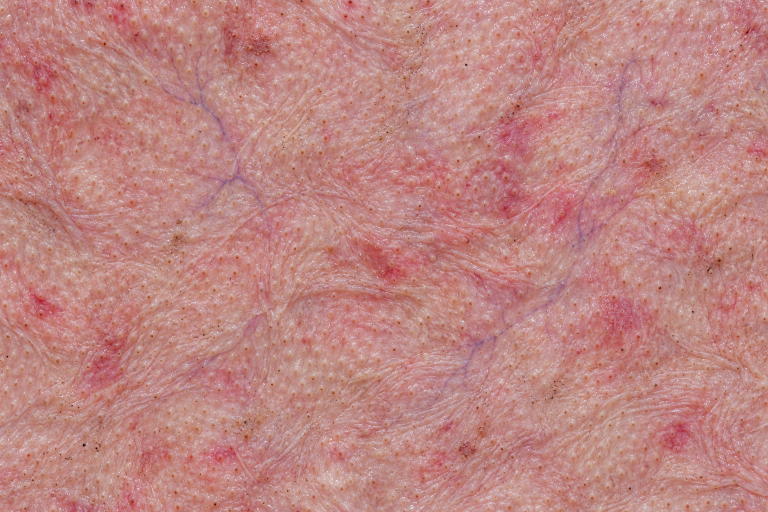
#> input picture assets-src/breath/waders/hide-take1.png, 1536 x 1024 px, found by its file name (shown at 1/2 size)
$ python make-hide.py
#> lines starting #> are read from the running program, lines starting #| are printed output that depends on the picture
"""The waders' skin sheet and its relief, from the one generated picture of bare skin.

Run from the repository root: python3 assets-src/breath/waders/make-hide.py
Reads assets-src/breath/waders/hide-take1.png, writes public/assets/breath/waders/hide.jpg and hide-nh.png.
"""
import numpy as np
from PIL import Image
from scipy.ndimage import gaussian_filter

SRC = 'assets-src/breath/waders/hide-take1.png'
OUT = 'public/assets/breath/waders/hide.jpg'
OUT_NH = 'public/assets/breath/waders/hide-nh.png'
SIZE = 1024
BAND = 96
MEAN = np.array([0.693, 0.585, 0.53])


def smooth(a, b, x):
    t = np.clip((x - a) / (b - a), 0.0, 1.0)
    return t * t * (3.0 - 2.0 * t)


src = np.asarray(Image.open(SRC).convert('RGB')).astype(np.float64) / 255.0
left = (src.shape[1] - SIZE) // 2
#> left = 256
tile = src[:SIZE, left:left + SIZE]
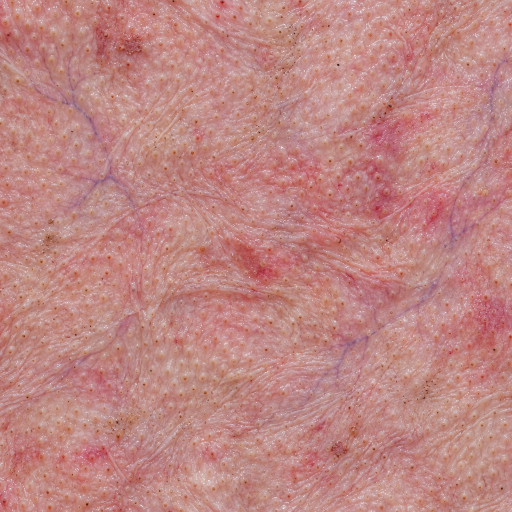
#> tile: shape (1024, 1024, 3) float64 (shown at 1/2 size); mean R, G, B 0.749, 0.526, 0.514

# The large light of the photograph goes, so that a repeat shows no patch.
flat = tile - np.stack([gaussian_filter(tile[..., k], 64, mode='reflect') for k in range(3)], axis=-1)

# Near each edge the picture gives way to itself moved by half its size, which has no seam there.
i = np.arange(SIZE)
edge = np.minimum(i, SIZE - 1 - i)
w = smooth(0.0, BAND, edge)
weight = (w[:, None] * w[None, :])[..., None]
moved = np.roll(flat, (SIZE // 2, SIZE // 2), axis=(0, 1))
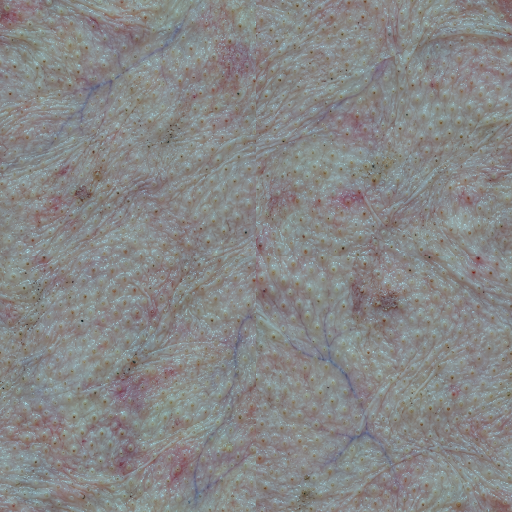
#> moved: shape (1024, 1024, 3) float64 (shown at 1/2 size); mean R, G, B -2.78e-16, -1.51e-16, -1.36e-16; drawn with min black and max white
wrapped = flat * weight + moved * (1.0 - weight)
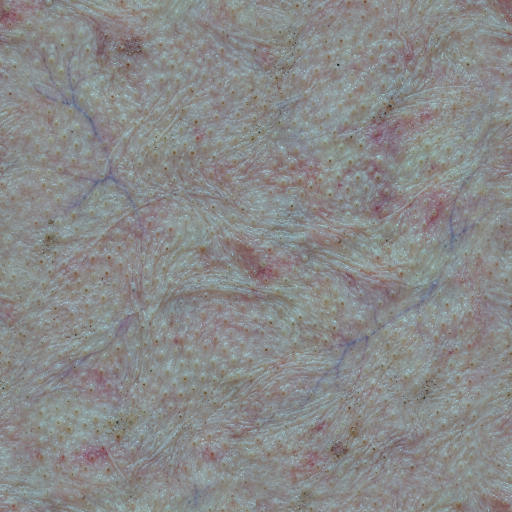
#> wrapped: shape (1024, 1024, 3) float64 (shown at 1/2 size); mean R, G, B -0.000203, -1.78e-05, -0.000409; drawn with min black and max white

sheet = np.clip(wrapped - wrapped.reshape(-1, 3).mean(axis=0) + MEAN, 0.0, 1.0)
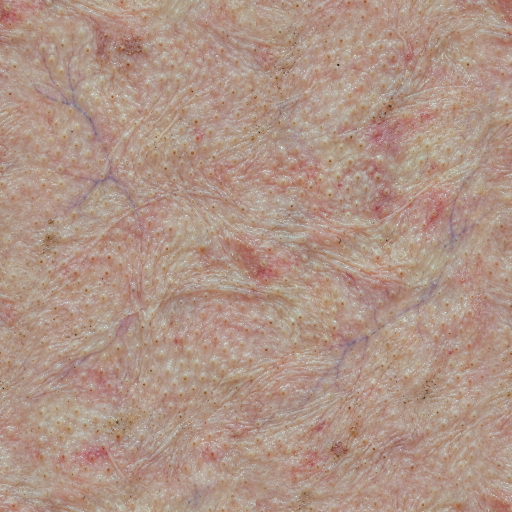
#> sheet: shape (1024, 1024, 3) float64 (shown at 1/2 size); mean R, G, B 0.693, 0.585, 0.53
Image.fromarray((sheet * 255.0 + 0.5).astype(np.uint8)).save(OUT, quality=92)

# The relief is the fine part of the brightness: pores and creases stand, blotches do not.
lum = sheet @ np.array([0.299, 0.587, 0.114])
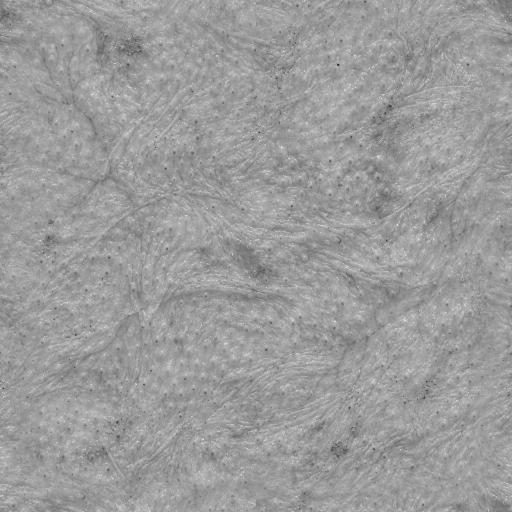
#> lum: shape (1024, 1024) float64 (shown at 1/2 size); min 0.0907, max 0.983, mean 0.611
fine = lum - gaussian_filter(lum, 16, mode='wrap')
height = np.clip(0.5 + 3.4 * fine, 0.0, 1.0)
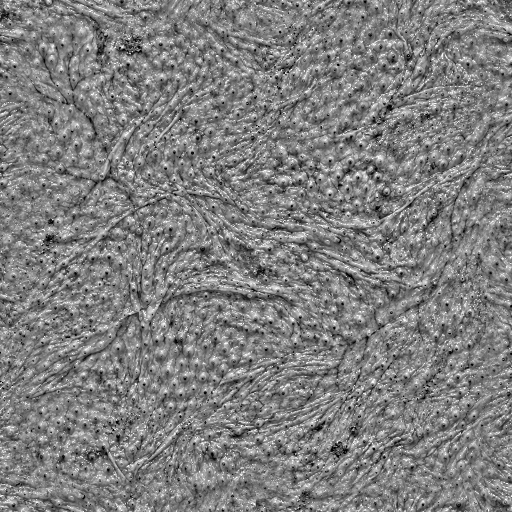
#> height: shape (1024, 1024) float64 (shown at 1/2 size); min 0, max 1, mean 0.499
nh = np.full((SIZE, SIZE, 3), 128, dtype=np.uint8)
nh[..., 2] = (height * 255.0 + 0.5).astype(np.uint8)
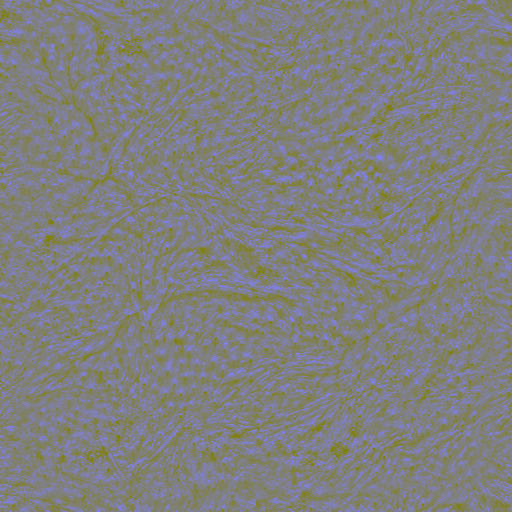
#> nh: shape (1024, 1024, 3) (shown at 1/2 size); mean of channels 0, 1, 2 128, 128, 127.3; drawn as R, G, B
Image.fromarray(nh).save(OUT_NH, optimize=True)

$ run again, with assets-src/breath/dead/src/deadhide.jpg saved as assets-src/breath/waders/hide-take1.png
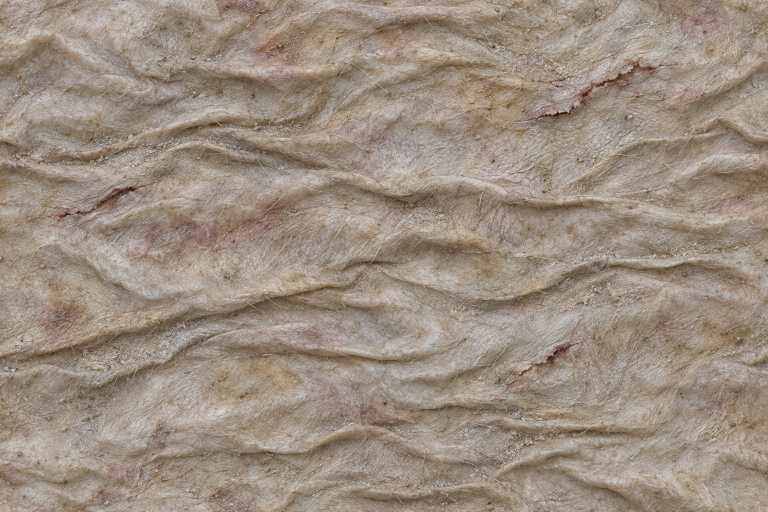
#> input picture assets-src/breath/dead/src/deadhide.jpg, 1536 x 1024 px, found by its file name (shown at 1/2 size)
#> `height = np.clip(0.5 + 3.4 * fine, 0.0, 1.0)`:
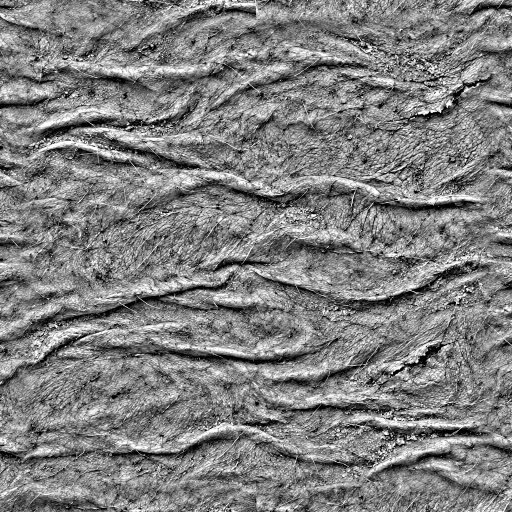
#> height: shape (1024, 1024) float64 (shown at 1/2 size); min 0, max 1, mean 0.502
#> `nh[..., 2] = (height * 255.0 + 0.5).astype(np.uint8)`:
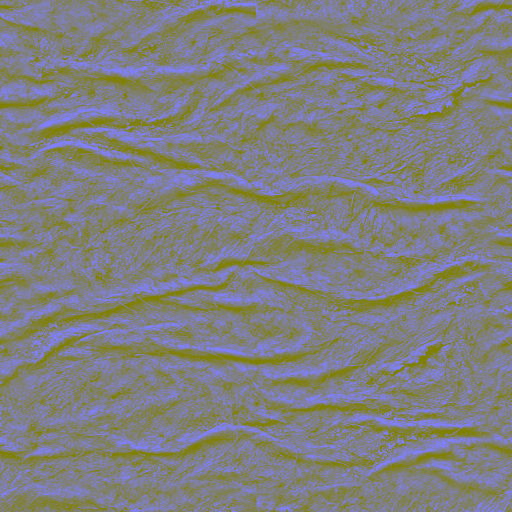
#> nh: shape (1024, 1024, 3) (shown at 1/2 size); mean of channels 0, 1, 2 128, 128, 128; drawn as R, G, B
